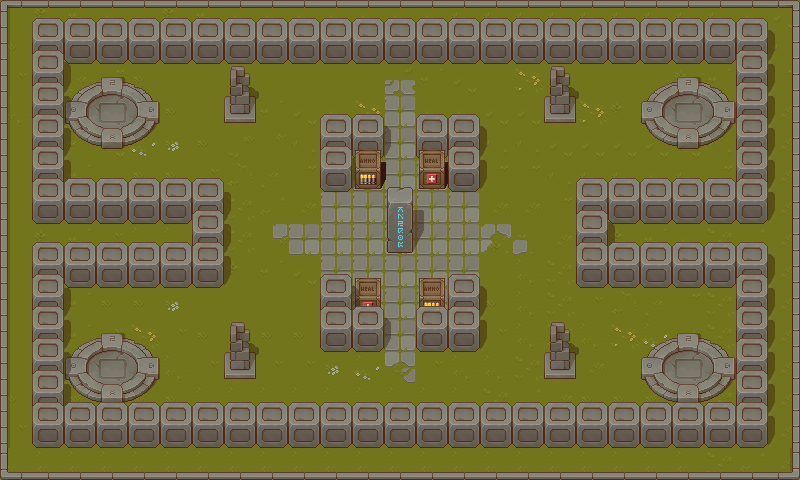

A level layout from a 2D game, rendered from its tile map. Below: a short description, then the map file with tile-grid data replaced by summaries:
An orthogonal 25x15 tile map with 32x32 px tiles, 11 tile layers (bg, bg2, spawnsShadows, spawns, ...), 4 tilesets.

<map version="1.10" tiledversion="1.10.2" orientation="orthogonal" renderorder="right-down" width="25" height="15" tilewidth="32" tileheight="32" infinite="0" nextlayerid="13" nextobjectid="1">
 <tileset firstgid="1" name="TX props" tilewidth="32" tileheight="32" tilecount="256" columns="16">
  <image source="../client/public/map/textures/TXProps.png" width="512" height="512" />
 </tileset>
 <tileset firstgid="257" name="TX grass" tilewidth="32" tileheight="32" tilecount="64" columns="8">
  <image source="../client/public/map/textures/TXGrass.png" width="256" height="256" />
 </tileset>
 <tileset firstgid="321" name="TX walls" tilewidth="32" tileheight="32" tilecount="256" columns="16">
  <image source="../client/public/map/textures/TXWalls.png" width="512" height="512" />
 </tileset>
 <tileset firstgid="577" name="TX props shadow" tilewidth="32" tileheight="32" tilecount="256" columns="16">
  <image source="../client/public/map/textures/TXPropsShadow.png" width="512" height="512" />
 </tileset>
 <layer id="3" name="bg" width="25" height="15">
  <data>[375 cells, 375 non-empty, 26 distinct tile ids]</data>
 </layer>
 <layer id="7" name="bg2" width="25" height="15">
  <data>[375 cells, 76 non-empty, 8 distinct tile ids]</data>
 </layer>
 <layer id="10" name="spawnsShadows" width="25" height="15" opacity="0.4">
  <data>[375 cells, 36 non-empty, 9 distinct tile ids]</data>
 </layer>
 <layer id="4" name="spawns" width="25" height="15">
  <data>[375 cells, 36 non-empty, 9 distinct tile ids]</data>
 </layer>
 <layer id="9" name="propsShadow" width="25" height="15" opacity="0.4">
  <data>[375 cells, 4 non-empty, 4 distinct tile ids]</data>
 </layer>
 <layer id="5" name="props1" width="25" height="15">
  <data>[375 cells, 3 non-empty, 3 distinct tile ids]</data>
 </layer>
 <layer id="12" name="heal_ammo1" width="25" height="15">
  <data>[375 cells, 8 non-empty, 6 distinct tile ids]</data>
 </layer>
 <layer id="6" name="props2" width="25" height="15">
  <data>[375 cells, 2 non-empty, 2 distinct tile ids]</data>
 </layer>
 <layer id="8" name="wallsShadow" width="25" height="15" opacity="0.4">
  <data>[375 cells, 58 non-empty, 6 distinct tile ids]</data>
 </layer>
 <layer id="1" name="walls" width="25" height="15">
  <data>[375 cells, 180 non-empty, 5 distinct tile ids]</data>
 </layer>
 <layer id="11" name="heal_ammo2" width="25" height="15">
  <data>[375 cells, 4 non-empty, 4 distinct tile ids]</data>
 </layer>
</map>
